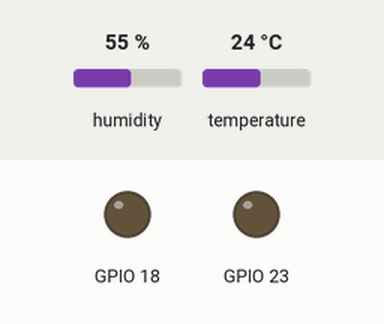
Simulated run of this sketch. Board: ESP32. Parts: output pins drawn as LEDs (lit = HIGH). Inputs (shaded band) come from the test bench; at power-on: humidity 55 %, temperature 24 °C. WiFi joins after 1.5 s; servers stay silent unless stated; what the sketch prints to the serial monitor is not drawn.

Above: at 3.6 s.
At 5.8 s:
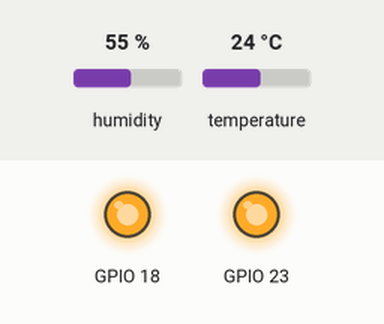
Timing chart, 0 to 8.9 s (numbered marks = the images above):
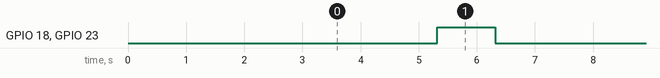

Measured:
- by itself, GPIO 18, GPIO 23: alternates HIGH for 1.0 s and LOW for 4.3 s

The sketch:

sketch.ino
```cpp
#include <DHTesp.h>
#include <WiFi.h>
#include <ThingSpeak.h>

// Dados da rede Wi-Fi
const char* ssid = "Wokwi-GUEST";
const char* password = "";

// Dados do ThingSpeak
const unsigned long channelID = 2141743;
const char* apiKey = "KSHQ91CHHLU94K1R";

DHTesp dhtSensor;

void setup() {
  Serial.begin(115200);
  Serial.println("Inicializando Sistema");

  // Conectando à rede Wi-Fi
  WiFi.begin(ssid, password);
  while (WiFi.status() != WL_CONNECTED) {
    delay(1000);
    Serial.println("Conectando ao WiFi...");
  }

  // Inicializando o sensor DHT
  dhtSensor.setup(13, DHTesp::DHT22);
  pinMode(23, OUTPUT);
  pinMode(18, OUTPUT);
  Serial.println("Finalizando Sistema");
}

void loop() {
  // Verificando a conexão Wi-Fi
  if (WiFi.status() != WL_CONNECTED) {
    Serial.println("Conexão WiFi perdida. Tentando reconectar...");
    WiFi.begin(ssid, password);
    while (WiFi.status() != WL_CONNECTED) {
      delay(1000);
      Serial.println("Conectando ao WiFi...");
    }
  }

  float temperatura = dhtSensor.getTemperature();
  float humidade = dhtSensor.getHumidity();

  Serial.println("Temperatura: " + String(temperatura) + "C");
  Serial.println("Humidade: " + String(humidade) + "%");
  Serial.println("--------------------------------------------");

  // Enviando dados para o ThingSpeak
  WiFiClient client;
  ThingSpeak.begin(client);
  ThingSpeak.setField(1, temperatura);
  ThingSpeak.setField(2, humidade);
  int response = ThingSpeak.writeFields(channelID, apiKey);

  if (response == 200) {
    Serial.println("Dados enviados com sucesso para o ThingSpeak!");
  } else {
    Serial.println("Erro ao enviar dados para o ThingSpeak. Código de resposta HTTP: " + String(response));
  }

  delay(3000);

  digitalWrite(23, HIGH);
  digitalWrite(18, HIGH);
  delay(1000);

  digitalWrite(23, LOW);
  digitalWrite(18, LOW);
  delay(1000);
}
```
